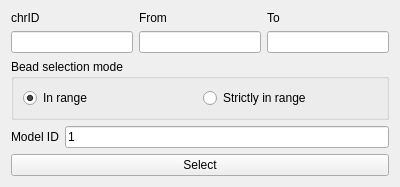
<?xml version="1.0" encoding="UTF-8"?>
<ui version="4.0">
 <class>Form</class>
 <widget class="QWidget" name="Form">
  <property name="geometry">
   <rect>
    <x>0</x>
    <y>0</y>
    <width>400</width>
    <height>178</height>
   </rect>
  </property>
  <property name="windowTitle">
   <string>Form</string>
  </property>
  <layout class="QVBoxLayout" name="verticalLayout">
   <item>
    <layout class="QGridLayout" name="gridLayout">
     <item row="0" column="0">
      <widget class="QLabel" name="label">
       <property name="text">
        <string>chrID</string>
       </property>
      </widget>
     </item>
     <item row="0" column="1">
      <widget class="QLabel" name="label_2">
       <property name="text">
        <string>From</string>
       </property>
      </widget>
     </item>
     <item row="0" column="2">
      <widget class="QLabel" name="label_3">
       <property name="text">
        <string>To</string>
       </property>
      </widget>
     </item>
     <item row="1" column="0">
      <widget class="QLineEdit" name="chr_idField"/>
     </item>
     <item row="1" column="1">
      <widget class="QLineEdit" name="fromField"/>
     </item>
     <item row="1" column="2">
      <widget class="QLineEdit" name="toField"/>
     </item>
    </layout>
   </item>
   <item>
    <widget class="QGroupBox" name="groupBox_2">
     <property name="title">
      <string>Bead selection mode</string>
     </property>
     <layout class="QGridLayout" name="gridLayout_2">
      <item row="0" column="0">
       <widget class="QRadioButton" name="radioInRange">
        <property name="toolTip">
         <string>&lt;html&gt;&lt;head/&gt;&lt;body&gt;&lt;p&gt;Selects all beads that are within or partilally within the range of the sequences&lt;/p&gt;&lt;/body&gt;&lt;/html&gt;</string>
        </property>
        <property name="text">
         <string>In range</string>
        </property>
        <property name="checked">
         <bool>true</bool>
        </property>
        <attribute name="buttonGroup">
         <string notr="true">beadSelectionModeGroup</string>
        </attribute>
       </widget>
      </item>
      <item row="0" column="1">
       <widget class="QRadioButton" name="radioInRangeStrict">
        <property name="toolTip">
         <string>&lt;html&gt;&lt;head/&gt;&lt;body&gt;&lt;p&gt;Only selects beads that are completely within a sequence range&lt;/p&gt;&lt;/body&gt;&lt;/html&gt;</string>
        </property>
        <property name="text">
         <string>Strictly in range</string>
        </property>
        <attribute name="buttonGroup">
         <string notr="true">beadSelectionModeGroup</string>
        </attribute>
       </widget>
      </item>
     </layout>
    </widget>
   </item>
   <item>
    <layout class="QGridLayout" name="gridLayout_3">
     <item row="0" column="0">
      <widget class="QLabel" name="label_4">
       <property name="text">
        <string>Model ID</string>
       </property>
      </widget>
     </item>
     <item row="0" column="1">
      <widget class="QLineEdit" name="model_idField">
       <property name="text">
        <string>1</string>
       </property>
      </widget>
     </item>
    </layout>
   </item>
   <item>
    <widget class="QPushButton" name="selectButton">
     <property name="text">
      <string>Select</string>
     </property>
    </widget>
   </item>
   <item>
    <spacer name="verticalSpacer">
     <property name="orientation">
      <enum>Qt::Vertical</enum>
     </property>
     <property name="sizeHint" stdset="0">
      <size>
       <width>20</width>
       <height>40</height>
      </size>
     </property>
    </spacer>
   </item>
  </layout>
 </widget>
 <resources/>
 <connections/>
 <buttongroups>
  <buttongroup name="beadSelectionModeGroup"/>
 </buttongroups>
</ui>
